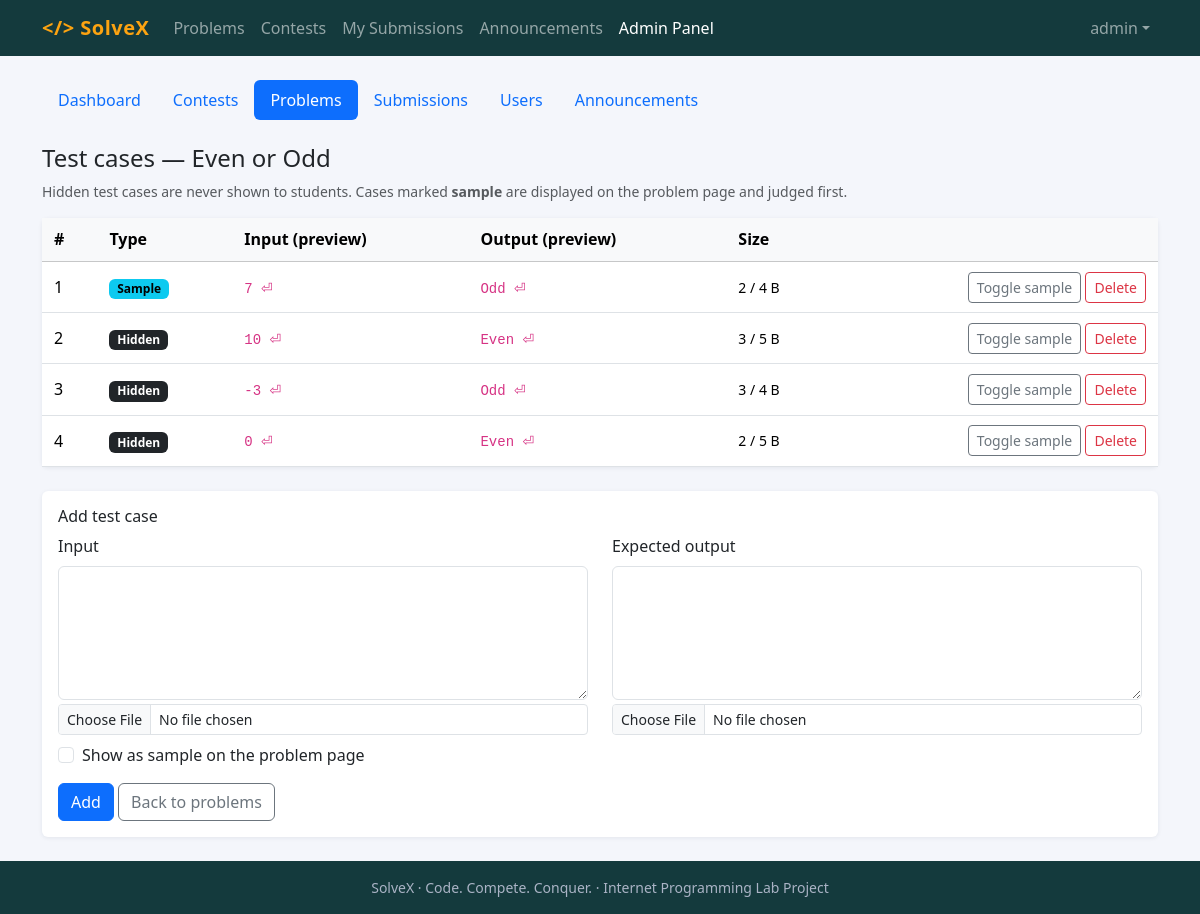
/admin/testcases.php?problem_id=2 (signed in), run on the app's committed database.
### tables this page shows
CREATE TABLE users (
  id            INT UNSIGNED AUTO_INCREMENT PRIMARY KEY,
  full_name     VARCHAR(100) NOT NULL,
  username      VARCHAR(30)  NOT NULL UNIQUE,
  email         VARCHAR(150) NOT NULL UNIQUE,
  university_id VARCHAR(30)  NOT NULL,
  department    VARCHAR(80)  NOT NULL,
  password_hash VARCHAR(255) NOT NULL,
  role          ENUM('student','admin') NOT NULL DEFAULT 'student',
  created_at    DATETIME NOT NULL DEFAULT CURRENT_TIMESTAMP,
  INDEX idx_university_id (university_id)
);

CREATE TABLE problems (
  id              INT UNSIGNED AUTO_INCREMENT PRIMARY KEY,
  title           VARCHAR(150) NOT NULL,
  statement       TEXT NOT NULL,
  input_format    TEXT,
  output_format   TEXT,
  sample_input    TEXT,
  sample_output   TEXT,
  difficulty      ENUM('Easy','Medium','Hard') NOT NULL DEFAULT 'Easy',
  time_limit_ms   INT UNSIGNED NOT NULL DEFAULT 1000,
  memory_limit_mb INT UNSIGNED NOT NULL DEFAULT 256,
  is_public       TINYINT(1) NOT NULL DEFAULT 1,
  created_by      INT UNSIGNED NULL,
  created_at      DATETIME NOT NULL DEFAULT CURRENT_TIMESTAMP,
  INDEX idx_problem_diff (difficulty),
  FULLTEXT KEY ft_problem (title),
  FOREIGN KEY (created_by) REFERENCES users(id) ON DELETE SET NULL
);

CREATE TABLE test_cases (
  id              INT UNSIGNED AUTO_INCREMENT PRIMARY KEY,
  problem_id      INT UNSIGNED NOT NULL,
  input_data      MEDIUMTEXT NOT NULL,
  expected_output MEDIUMTEXT NOT NULL,
  is_sample       TINYINT(1) NOT NULL DEFAULT 0,
  created_at      DATETIME NOT NULL DEFAULT CURRENT_TIMESTAMP,
  INDEX idx_tc_problem (problem_id),
  FOREIGN KEY (problem_id) REFERENCES problems(id) ON DELETE CASCADE
);

### includes/functions.php (called while the page is built, shortened)
<?php
require_once __DIR__ . '/db.php';
function e($v): string { return htmlspecialchars((string)$v, ENT_QUOTES | ENT_SUBSTITUTE, 'UTF-8'); }
function url(string $path = ''): string { return BASE_URL . '/' . ltrim($path, '/'); }
function flash(?string $msg = null, string $type = 'success') {
    $f = $_SESSION['flash'] ?? []; unset($_SESSION['flash']); return $f;
}
function current_user(): ?array {
    static $u = false;
    if ($u === false) {
        $u = null;
        if (!empty($_SESSION['uid'])) {
            $u = q('SELECT id, full_name, username, email, university_id, department, role, created_at FROM users WHERE id = ?', [$_SESSION['uid']])->fetch() ?: null;
        }
    }
    return $u;
}
function require_login(): array {
    $u = current_user();
    return $u;
}
function require_admin(): array {
    $u = require_login();
    return $u;
}

### includes/db.php (called while the page is built, shortened)
<?php
function db(): PDO {
    static $pdo = null;
    if ($pdo === null) {
        $pdo = new PDO('mysql:host=' . DB_HOST . ';dbname=' . DB_NAME . ';charset=utf8mb4', DB_USER, DB_PASS, [
            PDO::ATTR_ERRMODE            => PDO::ERRMODE_EXCEPTION,
            PDO::ATTR_DEFAULT_FETCH_MODE => PDO::FETCH_ASSOC,
            PDO::ATTR_EMULATE_PREPARES   => false,
        ]);
        $pdo->exec("SET time_zone = '" . DB_TZ . "'");
    }
    return $pdo;
}
function q(string $sql, array $params = []): PDOStatement {
    $st = db()->prepare($sql);
    $st->execute($params);
    return $st;
}

### admin/testcases.php (the view, shortened to what this page needs)
<?php
require __DIR__ . '/../includes/functions.php';
$admin = require_admin();
$pid = (int)($_GET['problem_id'] ?? 0);
$p = q('SELECT id, title FROM problems WHERE id = ?', [$pid])->fetch() ?: exit('Problem not found.');
$tcs = q('SELECT id, is_sample, LENGTH(input_data) li, LENGTH(expected_output) lo, LEFT(input_data, 80) pi, LEFT(expected_output, 80) po FROM test_cases WHERE problem_id = ? ORDER BY id', [$pid])->fetchAll();
require __DIR__ . '/../includes/header.php';
require __DIR__ . '/../includes/admin_nav.php';
?>
<h4>Test cases — <?= e($p['title']) ?></h4>
<p class="text-muted small">Hidden test cases are never shown to students. Cases marked <b>sample</b> are displayed on the problem page and judged first.</p>
<div class="card mb-4"><div class="table-responsive"><table class="table table-sm align-middle mb-0"><thead class="table-light"><tr><th>#</th><th>Type</th><th>Input (preview)</th><th>Output (preview)</th><th>Size</th><th></th></tr></thead><tbody>
<?php foreach ($tcs as $i => $t): ?><tr><td><?= $i + 1 ?></td><td><?= $t['is_sample'] ? '<span class="badge text-bg-info">Sample</span>' : '<span class="badge text-bg-dark">Hidden</span>' ?></td>
  <td><code class="small"><?= e(str_replace("\n", ' ⏎ ', $t['pi'])) ?></code></td><td><code class="small"><?= e(str_replace("\n", ' ⏎ ', $t['po'])) ?></code></td><td class="small"><?= (int)$t['li'] ?> / <?= (int)$t['lo'] ?> B</td>
  <td class="text-end text-nowrap">
    <form method="post" class="d-inline"><button class="btn btn-sm btn-outline-secondary">Toggle sample</button></form>
    <form method="post" class="d-inline"><button class="btn btn-sm btn-outline-danger" data-confirm="Delete this test case?">Delete</button></form></td></tr><?php endforeach; ?>
<?php if (!$tcs): ?><tr><td colspan="6" class="text-center text-muted py-3">No test cases yet — the judge cannot grade this problem.</td></tr><?php endif; ?></tbody></table></div></div>
<form method="post" enctype="multipart/form-data" class="card card-body"><?= csrf_field() ?><input type="hidden" name="action" value="add"><h6>Add test case</h6>
  <div class="row"><div class="col-md-6 mb-2"><label class="form-label">Input</label><textarea class="form-control font-monospace" name="input_data" rows="5"></textarea><input type="file" class="form-control form-control-sm mt-1" name="input_file" accept=".in,.txt"></div>
  <div class="col-md-6 mb-2"><label class="form-label">Expected output</label><textarea class="form-control font-monospace" name="expected_output" rows="5"></textarea><input type="file" class="form-control form-control-sm mt-1" name="output_file" accept=".out,.ans,.txt"></div></div>
  <div class="form-check mb-3"><input class="form-check-input" type="checkbox" name="is_sample" id="smp"><label class="form-check-label" for="smp">Show as sample on the problem page</label></div>
  <div><button class="btn btn-primary">Add</button> <a class="btn btn-outline-secondary" href="<?= url('admin/problems.php') ?>">Back to problems</a></div></form>
<?php require __DIR__ . '/../includes/footer.php'; ?>

### includes/header.php (shortened to what this page needs)
<?php
require_once __DIR__ . '/functions.php';
$u = current_user();
$nav = basename($_SERVER['SCRIPT_NAME'], '.php');
$in_admin = str_contains($_SERVER['SCRIPT_NAME'], '/admin/');
function nav_link(string $href, string $label, bool $active): string {
    return '<li class="nav-item"><a class="nav-link' . ($active ? ' active' : '') . '" href="' . e(url($href)) . '">' . e($label) . '</a></li>';
}
?><!doctype html>
<html lang="en">
<head>
<link href="<?= url('assets/vendor/bootstrap.min.css') ?>" rel="stylesheet">
<link href="<?= url('assets/css/style.css') ?>" rel="stylesheet">
</head>
<body>
<nav class="navbar navbar-expand-lg navbar-dark sx-nav">
  <div class="container">
    <a class="navbar-brand fw-bold" href="<?= url('index.php') ?>">&lt;/&gt; <?= APP_NAME ?></a>
    <div class="collapse navbar-collapse" id="nav">
      <ul class="navbar-nav me-auto">
        <?= nav_link('problems.php', 'Problems', $nav === 'problems' && !$in_admin) ?>
        <?= nav_link('contests.php', 'Contests', in_array($nav, ['contests', 'contest']) && !$in_admin) ?>
        <?php if ($u): ?>
          <?= nav_link('submissions.php', 'My Submissions', $nav === 'submissions' && !$in_admin) ?>
        <?php endif; ?>
        <?= nav_link('announcements.php', 'Announcements', $nav === 'announcements' && !$in_admin) ?>
        <?php if ($u && $u['role'] === 'admin'): ?>
          <?= nav_link('admin/index.php', 'Admin Panel', $in_admin) ?>
        <?php endif; ?>
      </ul>
      <ul class="navbar-nav">
        <?php if ($u): ?>
          <li class="nav-item dropdown">
            <a class="nav-link dropdown-toggle" href="#" data-bs-toggle="dropdown"><?= e($u['username']) ?></a>
          </li>
        <?php else: ?>
          <?= nav_link('login.php', 'Login', $nav === 'login') ?>
          <li class="nav-item"><a class="btn btn-sm btn-light ms-lg-2" href="<?= url('register.php') ?>">Register</a></li>
        <?php endif; ?>
      </ul>
    </div>
  </div>
</nav>
<main class="container py-4">

### includes/admin_nav.php
<?php $an = basename($_SERVER['SCRIPT_NAME'], '.php'); ?>
<ul class="nav nav-pills mb-4">
  <?php foreach (['index' => 'Dashboard', 'contests' => 'Contests', 'problems' => 'Problems', 'submissions' => 'Submissions', 'users' => 'Users', 'announcements' => 'Announcements'] as $f => $l): ?>
    <li class="nav-item"><a class="nav-link <?= $an === $f || ($f === 'problems' && in_array($an, ['problem_form', 'testcases'])) || ($f === 'contests' && $an === 'contest_form') ? 'active' : '' ?>" href="<?= url('admin/' . $f . '.php') ?>"><?= $l ?></a></li>
  <?php endforeach; ?>
</ul>

### includes/footer.php (shortened to what this page needs)
</main>
<footer class="sx-footer text-center py-3 small">
  <?= APP_NAME ?> &middot; Code. Compete. Conquer. &middot; Internet Programming Lab Project
</footer>
</body>
</html>

### assets/css/style.css (style rules this page uses)
:root { --sx-dark: #143a3d; --sx-accent: #fca311; }
body { background: #f4f6fb; min-height: 100vh; display: flex; flex-direction: column; }
main { flex: 1; }
.sx-nav { background: var(--sx-dark); }
.sx-nav .navbar-brand { color: var(--sx-accent); letter-spacing: .5px; }
.sx-footer { background: var(--sx-dark); color: #aab3c5; }
.card { border: 0; box-shadow: 0 1px 4px rgba(20,33,61,.08); }
.table > :not(caption) > * > * { padding: .6rem .75rem; }

### data on the page
users: username "admin"
problems: title "Even or Odd"
test_cases: is_sample "Sample", pi "7 ⏎", po "Odd ⏎", li "2", lo "4"
test_cases: is_sample "Hidden", pi "10 ⏎", po "Even ⏎", li "3", lo "5"
test_cases: is_sample "Hidden", pi "-3 ⏎", po "Odd ⏎", li "3", lo "4"
test_cases: is_sample "Hidden", pi "0 ⏎", po "Even ⏎", li "2", lo "5"

### other printed values
APP_NAME "SolveX"
$label "Problems Contests My Submissions Announcements Admin Panel"
$l "Dashboard"
$l "Contests"
$l "Problems"
$l "Submissions"
$l "Users"
$l "Announcements"
